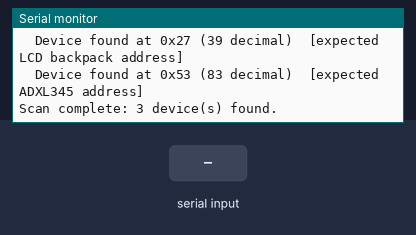
Bench run of a sketch on a simulated ESP32. Shown: the last lines printed to the serial monitor. The inputs (shaded band) are chosen by the test bench.

Above: at 1.5 s.
1.6 s: "INFO\n" received over Serial
At 2.8 s:
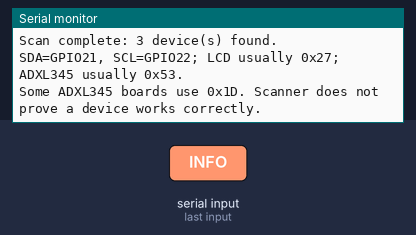
3.1 s: "1\n" received over Serial
At 4.2 s:
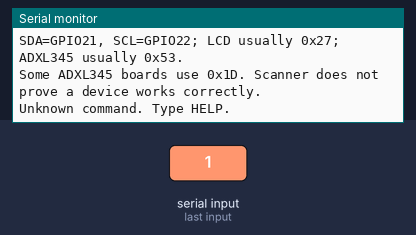

The sketch:

01_I2C_Scanner.ino
```cpp
/*
  BRIDGE HEALTH MONITOR — I2C SCANNER
  Board: ESP32-WROOM-32 / ESP32 DevKit
  Pins: SDA = GPIO21, SCL = GPIO22
  Purpose: Finds I2C devices and prints their 7-bit addresses.
  Expected with the current setup:
    LCD backpack: commonly 0x27
    ADXL345:      0x53 (or 0x1D if its address-select pin is high)
  Operation:
    1. Upload this sketch by itself.
    2. Open Serial Monitor at 115200 baud; select Newline.
    3. Type HELP for commands, SCAN to scan again, or INFO for wiring notes.
  Safety:
    This only scans the I2C bus; it does not write to device registers.
*/

#include <Wire.h>

static const int I2C_SDA_PIN = 21;
static const int I2C_SCL_PIN = 22;

void scanBus() {
  Serial.println();
  Serial.println(F("Scanning I2C bus on SDA=GPIO21, SCL=GPIO22..."));
  uint8_t found = 0;

  for (uint8_t address = 1; address < 127; ++address) {
    Wire.beginTransmission(address);
    uint8_t error = Wire.endTransmission();

    if (error == 0) {
      Serial.printf("  Device found at 0x%02X (%u decimal)", address, address);
      if (address == 0x27) Serial.print(F("  [expected LCD backpack address]"));
      if (address == 0x53) Serial.print(F("  [expected ADXL345 address]"));
      if (address == 0x1D) Serial.print(F("  [possible ADXL345 alternate address]"));
      Serial.println();
      ++found;
    }
  }

  if (!found) {
    Serial.println(F("No I2C devices found."));
    Serial.println(F("Check 3V3/GND, SDA->GPIO21, SCL->GPIO22, common GND, and wiring."));
  } else {
    Serial.printf("Scan complete: %u device(s) found.\n", found);
    if (found && found < 2) {
      Serial.println(F("If both LCD and ADXL345 are connected, expect two addresses."));
    }
  }
}

void printHelp() {
  Serial.println(F("\nCommands:"));
  Serial.println(F("  HELP  - show this help"));
  Serial.println(F("  SCAN  - scan the I2C bus again"));
  Serial.println(F("  INFO  - show expected wiring/addresses"));
}

void setup() {
  Serial.begin(115200);
  delay(300);
  Wire.begin(I2C_SDA_PIN, I2C_SCL_PIN);
  Wire.setClock(100000);
  Serial.println(F("\n=== ESP32 I2C Scanner ==="));
  printHelp();
  scanBus();
}

void loop() {
  if (!Serial.available()) return;
  String command = Serial.readStringUntil('\n');
  command.trim();
  command.toUpperCase();

  if (command == "HELP") printHelp();
  else if (command == "SCAN") scanBus();
  else if (command == "INFO") {
    Serial.println(F("SDA=GPIO21, SCL=GPIO22; LCD usually 0x27; ADXL345 usually 0x53."));
    Serial.println(F("Some ADXL345 boards use 0x1D. Scanner does not prove a device works correctly."));
  } else if (command.length()) {
    Serial.println(F("Unknown command. Type HELP."));
  }
}
```

Measured:
- after the input at 1.6 s, the serial monitor: prints a new line at once (image 1)
- after the input at 3.1 s, the serial monitor: prints a new line at once (image 2)
